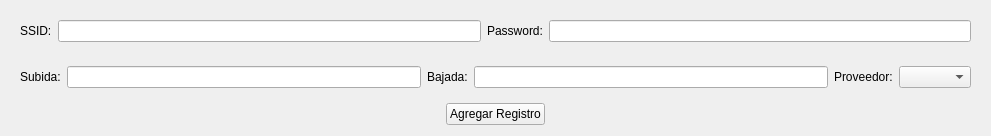
                      <widget class="QWidget" name="scrollAreaWidgetContents_17">
                       <property name="geometry">
                        <rect>
                         <x>0</x>
                         <y>0</y>
                         <width>991</width>
                         <height>121</height>
                        </rect>
                       </property>
                       <layout class="QVBoxLayout" name="verticalLayout_58">
                        <item>
                         <widget class="QWidget" name="widget_42" native="true">
                          <layout class="QHBoxLayout" name="horizontalLayout_52">
                           <item>
                            <widget class="QLabel" name="RD_SSID">
                             <property name="text">
                              <string>SSID:</string>
                             </property>
                            </widget>
                           </item>
                           <item>
                            <widget class="QLineEdit" name="RD_S"/>
                           </item>
                           <item>
                            <widget class="QLabel" name="label_69">
                             <property name="text">
                              <string>Password:</string>
                             </property>
                            </widget>
                           </item>
                           <item>
                            <widget class="QLineEdit" name="RD_PASS"/>
                           </item>
                          </layout>
                         </widget>
                        </item>
                        <item>
                         <widget class="QWidget" name="widget_41" native="true">
                          <layout class="QHBoxLayout" name="horizontalLayout_53">
                           <item>
                            <widget class="QLabel" name="label_70">
                             <property name="text">
                              <string>Subida:</string>
                             </property>
                            </widget>
                           </item>
                           <item>
                            <widget class="QLineEdit" name="RD_SUB"/>
                           </item>
                           <item>
                            <widget class="QLabel" name="label_71">
                             <property name="text">
                              <string>Bajada:</string>
                             </property>
                            </widget>
                           </item>
                           <item>
                            <widget class="QLineEdit" name="RD_DAJ"/>
                           </item>
                           <item>
                            <widget class="QLabel" name="label_72">
                             <property name="text">
                              <string>Proveedor:</string>
                             </property>
                            </widget>
                           </item>
                           <item>
                            <widget class="QComboBox" name="RD_PROV"/>
                           </item>
                          </layout>
                         </widget>
                        </item>
                        <item alignment="Qt::AlignHCenter">
                         <widget class="QPushButton" name="RD_ADD">
                          <property name="text">
                           <string>Agregar Registro</string>
                          </property>
                         </widget>
                        </item>
                       </layout>
                      </widget>
